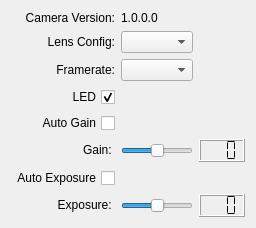
<?xml version="1.0" encoding="UTF-8"?>
<ui version="4.0">
 <class>UICPS3EyeCameraControlPanel</class>
 <widget class="QWidget" name="UICPS3EyeCameraControlPanel">
  <property name="geometry">
   <rect>
    <x>0</x>
    <y>0</y>
    <width>241</width>
    <height>214</height>
   </rect>
  </property>
  <property name="windowTitle">
   <string>PS3Camera Controls</string>
  </property>
  <layout class="QGridLayout" name="gridLayout">
   <item row="0" column="0">
    <widget class="QLabel" name="_cam_version">
     <property name="sizePolicy">
      <sizepolicy hsizetype="Preferred" vsizetype="Fixed">
       <horstretch>0</horstretch>
       <verstretch>0</verstretch>
      </sizepolicy>
     </property>
     <property name="text">
      <string>Camera Version:</string>
     </property>
     <property name="alignment">
      <set>Qt::AlignRight|Qt::AlignTrailing|Qt::AlignVCenter</set>
     </property>
    </widget>
   </item>
   <item row="0" column="1">
    <widget class="QLabel" name="_cam_version_label">
     <property name="sizePolicy">
      <sizepolicy hsizetype="Preferred" vsizetype="Fixed">
       <horstretch>0</horstretch>
       <verstretch>0</verstretch>
      </sizepolicy>
     </property>
     <property name="text">
      <string>1.0.0.0</string>
     </property>
    </widget>
   </item>
   <item row="1" column="0">
    <widget class="QLabel" name="_lens_config_label">
     <property name="sizePolicy">
      <sizepolicy hsizetype="Preferred" vsizetype="Fixed">
       <horstretch>0</horstretch>
       <verstretch>0</verstretch>
      </sizepolicy>
     </property>
     <property name="text">
      <string>Lens Config:</string>
     </property>
     <property name="alignment">
      <set>Qt::AlignRight|Qt::AlignTrailing|Qt::AlignVCenter</set>
     </property>
    </widget>
   </item>
   <item row="1" column="1">
    <widget class="QComboBox" name="_lens_config_cb">
     <property name="sizePolicy">
      <sizepolicy hsizetype="Preferred" vsizetype="Fixed">
       <horstretch>0</horstretch>
       <verstretch>0</verstretch>
      </sizepolicy>
     </property>
     <property name="maximumSize">
      <size>
       <width>100</width>
       <height>16777215</height>
      </size>
     </property>
    </widget>
   </item>
   <item row="2" column="0">
    <widget class="QLabel" name="_frame_rate_label">
     <property name="sizePolicy">
      <sizepolicy hsizetype="Preferred" vsizetype="Fixed">
       <horstretch>0</horstretch>
       <verstretch>0</verstretch>
      </sizepolicy>
     </property>
     <property name="text">
      <string>Framerate:</string>
     </property>
     <property name="alignment">
      <set>Qt::AlignRight|Qt::AlignTrailing|Qt::AlignVCenter</set>
     </property>
    </widget>
   </item>
   <item row="2" column="1">
    <widget class="QComboBox" name="_frame_rate_cb">
     <property name="sizePolicy">
      <sizepolicy hsizetype="Preferred" vsizetype="Fixed">
       <horstretch>0</horstretch>
       <verstretch>0</verstretch>
      </sizepolicy>
     </property>
     <property name="maximumSize">
      <size>
       <width>100</width>
       <height>16777215</height>
      </size>
     </property>
    </widget>
   </item>
   <item row="3" column="0">
    <widget class="QCheckBox" name="_led_cb">
     <property name="sizePolicy">
      <sizepolicy hsizetype="Preferred" vsizetype="Fixed">
       <horstretch>0</horstretch>
       <verstretch>0</verstretch>
      </sizepolicy>
     </property>
     <property name="layoutDirection">
      <enum>Qt::RightToLeft</enum>
     </property>
     <property name="text">
      <string>LED</string>
     </property>
     <property name="checked">
      <bool>true</bool>
     </property>
    </widget>
   </item>
   <item row="4" column="0">
    <widget class="QCheckBox" name="_agc_cb">
     <property name="sizePolicy">
      <sizepolicy hsizetype="Preferred" vsizetype="Fixed">
       <horstretch>0</horstretch>
       <verstretch>0</verstretch>
      </sizepolicy>
     </property>
     <property name="layoutDirection">
      <enum>Qt::RightToLeft</enum>
     </property>
     <property name="text">
      <string>Auto Gain</string>
     </property>
    </widget>
   </item>
   <item row="5" column="0">
    <widget class="QLabel" name="_gain_label">
     <property name="sizePolicy">
      <sizepolicy hsizetype="Preferred" vsizetype="Fixed">
       <horstretch>0</horstretch>
       <verstretch>0</verstretch>
      </sizepolicy>
     </property>
     <property name="text">
      <string>Gain: </string>
     </property>
     <property name="alignment">
      <set>Qt::AlignRight|Qt::AlignTrailing|Qt::AlignVCenter</set>
     </property>
    </widget>
   </item>
   <item row="5" column="1">
    <widget class="QSlider" name="_gain_slider">
     <property name="enabled">
      <bool>true</bool>
     </property>
     <property name="sizePolicy">
      <sizepolicy hsizetype="Expanding" vsizetype="Fixed">
       <horstretch>0</horstretch>
       <verstretch>0</verstretch>
      </sizepolicy>
     </property>
     <property name="minimumSize">
      <size>
       <width>60</width>
       <height>0</height>
      </size>
     </property>
     <property name="maximum">
      <number>79</number>
     </property>
     <property name="pageStep">
      <number>5</number>
     </property>
     <property name="sliderPosition">
      <number>40</number>
     </property>
     <property name="orientation">
      <enum>Qt::Horizontal</enum>
     </property>
     <property name="tickPosition">
      <enum>QSlider::NoTicks</enum>
     </property>
     <property name="tickInterval">
      <number>10</number>
     </property>
    </widget>
   </item>
   <item row="5" column="2">
    <widget class="QLCDNumber" name="_gain_lcd">
     <property name="enabled">
      <bool>true</bool>
     </property>
     <property name="sizePolicy">
      <sizepolicy hsizetype="Minimum" vsizetype="Fixed">
       <horstretch>0</horstretch>
       <verstretch>0</verstretch>
      </sizepolicy>
     </property>
     <property name="numDigits">
      <number>3</number>
     </property>
     <property name="segmentStyle">
      <enum>QLCDNumber::Flat</enum>
     </property>
    </widget>
   </item>
   <item row="6" column="0">
    <widget class="QCheckBox" name="_aec_cb">
     <property name="sizePolicy">
      <sizepolicy hsizetype="Minimum" vsizetype="Fixed">
       <horstretch>0</horstretch>
       <verstretch>0</verstretch>
      </sizepolicy>
     </property>
     <property name="layoutDirection">
      <enum>Qt::RightToLeft</enum>
     </property>
     <property name="text">
      <string>Auto Exposure</string>
     </property>
     <property name="checked">
      <bool>false</bool>
     </property>
    </widget>
   </item>
   <item row="7" column="0">
    <widget class="QLabel" name="_exp_label">
     <property name="sizePolicy">
      <sizepolicy hsizetype="Preferred" vsizetype="Fixed">
       <horstretch>0</horstretch>
       <verstretch>0</verstretch>
      </sizepolicy>
     </property>
     <property name="text">
      <string>Exposure: </string>
     </property>
     <property name="alignment">
      <set>Qt::AlignRight|Qt::AlignTrailing|Qt::AlignVCenter</set>
     </property>
    </widget>
   </item>
   <item row="7" column="1">
    <widget class="QSlider" name="_exp_slider">
     <property name="enabled">
      <bool>true</bool>
     </property>
     <property name="sizePolicy">
      <sizepolicy hsizetype="Expanding" vsizetype="Fixed">
       <horstretch>0</horstretch>
       <verstretch>0</verstretch>
      </sizepolicy>
     </property>
     <property name="minimumSize">
      <size>
       <width>60</width>
       <height>0</height>
      </size>
     </property>
     <property name="maximum">
      <number>255</number>
     </property>
     <property name="pageStep">
      <number>5</number>
     </property>
     <property name="value">
      <number>128</number>
     </property>
     <property name="orientation">
      <enum>Qt::Horizontal</enum>
     </property>
     <property name="invertedAppearance">
      <bool>false</bool>
     </property>
     <property name="tickPosition">
      <enum>QSlider::NoTicks</enum>
     </property>
     <property name="tickInterval">
      <number>10</number>
     </property>
    </widget>
   </item>
   <item row="7" column="2">
    <widget class="QLCDNumber" name="_exp_lcd">
     <property name="enabled">
      <bool>true</bool>
     </property>
     <property name="sizePolicy">
      <sizepolicy hsizetype="Minimum" vsizetype="Fixed">
       <horstretch>0</horstretch>
       <verstretch>0</verstretch>
      </sizepolicy>
     </property>
     <property name="numDigits">
      <number>3</number>
     </property>
     <property name="segmentStyle">
      <enum>QLCDNumber::Flat</enum>
     </property>
    </widget>
   </item>
  </layout>
 </widget>
 <resources/>
 <connections>
  <connection>
   <sender>_agc_cb</sender>
   <signal>toggled(bool)</signal>
   <receiver>_gain_slider</receiver>
   <slot>setDisabled(bool)</slot>
   <hints>
    <hint type="sourcelabel">
     <x>95</x>
     <y>256</y>
    </hint>
    <hint type="destinationlabel">
     <x>156</x>
     <y>315</y>
    </hint>
   </hints>
  </connection>
  <connection>
   <sender>_agc_cb</sender>
   <signal>toggled(bool)</signal>
   <receiver>_gain_lcd</receiver>
   <slot>setDisabled(bool)</slot>
   <hints>
    <hint type="sourcelabel">
     <x>72</x>
     <y>260</y>
    </hint>
    <hint type="destinationlabel">
     <x>566</x>
     <y>312</y>
    </hint>
   </hints>
  </connection>
  <connection>
   <sender>_agc_cb</sender>
   <signal>toggled(bool)</signal>
   <receiver>_gain_label</receiver>
   <slot>setDisabled(bool)</slot>
   <hints>
    <hint type="sourcelabel">
     <x>48</x>
     <y>262</y>
    </hint>
    <hint type="destinationlabel">
     <x>85</x>
     <y>313</y>
    </hint>
   </hints>
  </connection>
  <connection>
   <sender>_aec_cb</sender>
   <signal>toggled(bool)</signal>
   <receiver>_exp_label</receiver>
   <slot>setDisabled(bool)</slot>
   <hints>
    <hint type="sourcelabel">
     <x>62</x>
     <y>370</y>
    </hint>
    <hint type="destinationlabel">
     <x>70</x>
     <y>421</y>
    </hint>
   </hints>
  </connection>
  <connection>
   <sender>_aec_cb</sender>
   <signal>toggled(bool)</signal>
   <receiver>_exp_slider</receiver>
   <slot>setDisabled(bool)</slot>
   <hints>
    <hint type="sourcelabel">
     <x>42</x>
     <y>371</y>
    </hint>
    <hint type="destinationlabel">
     <x>198</x>
     <y>427</y>
    </hint>
   </hints>
  </connection>
  <connection>
   <sender>_aec_cb</sender>
   <signal>toggled(bool)</signal>
   <receiver>_exp_lcd</receiver>
   <slot>setDisabled(bool)</slot>
   <hints>
    <hint type="sourcelabel">
     <x>24</x>
     <y>372</y>
    </hint>
    <hint type="destinationlabel">
     <x>586</x>
     <y>422</y>
    </hint>
   </hints>
  </connection>
  <connection>
   <sender>_gain_slider</sender>
   <signal>valueChanged(int)</signal>
   <receiver>_gain_lcd</receiver>
   <slot>display(int)</slot>
   <hints>
    <hint type="sourcelabel">
     <x>403</x>
     <y>319</y>
    </hint>
    <hint type="destinationlabel">
     <x>607</x>
     <y>319</y>
    </hint>
   </hints>
  </connection>
  <connection>
   <sender>_exp_slider</sender>
   <signal>valueChanged(int)</signal>
   <receiver>_exp_lcd</receiver>
   <slot>display(int)</slot>
   <hints>
    <hint type="sourcelabel">
     <x>359</x>
     <y>418</y>
    </hint>
    <hint type="destinationlabel">
     <x>566</x>
     <y>426</y>
    </hint>
   </hints>
  </connection>
  <connection>
   <sender>_led_cb</sender>
   <signal>clicked()</signal>
   <receiver>UICPS3EyeCameraControlPanel</receiver>
   <slot>ledChangedSlot()</slot>
   <hints>
    <hint type="sourcelabel">
     <x>54</x>
     <y>205</y>
    </hint>
    <hint type="destinationlabel">
     <x>133</x>
     <y>208</y>
    </hint>
   </hints>
  </connection>
  <connection>
   <sender>_agc_cb</sender>
   <signal>clicked()</signal>
   <receiver>UICPS3EyeCameraControlPanel</receiver>
   <slot>autoAGCChangedSlot()</slot>
   <hints>
    <hint type="sourcelabel">
     <x>47</x>
     <y>252</y>
    </hint>
    <hint type="destinationlabel">
     <x>167</x>
     <y>261</y>
    </hint>
   </hints>
  </connection>
  <connection>
   <sender>_aec_cb</sender>
   <signal>clicked()</signal>
   <receiver>UICPS3EyeCameraControlPanel</receiver>
   <slot>autoAECChangedSlot()</slot>
   <hints>
    <hint type="sourcelabel">
     <x>101</x>
     <y>368</y>
    </hint>
    <hint type="destinationlabel">
     <x>186</x>
     <y>364</y>
    </hint>
   </hints>
  </connection>
  <connection>
   <sender>_gain_slider</sender>
   <signal>valueChanged(int)</signal>
   <receiver>UICPS3EyeCameraControlPanel</receiver>
   <slot>setGainChangedSlot(int)</slot>
   <hints>
    <hint type="sourcelabel">
     <x>421</x>
     <y>314</y>
    </hint>
    <hint type="destinationlabel">
     <x>574</x>
     <y>244</y>
    </hint>
   </hints>
  </connection>
  <connection>
   <sender>_exp_slider</sender>
   <signal>valueChanged(int)</signal>
   <receiver>UICPS3EyeCameraControlPanel</receiver>
   <slot>setExposureChangedSlot(int)</slot>
   <hints>
    <hint type="sourcelabel">
     <x>446</x>
     <y>420</y>
    </hint>
    <hint type="destinationlabel">
     <x>554</x>
     <y>348</y>
    </hint>
   </hints>
  </connection>
 </connections>
 <slots>
  <slot>lensConfigChangedSlot(int)</slot>
  <slot>frameRateChangedSlot(int)</slot>
  <slot>ledChangedSlot()</slot>
  <slot>autoAGCChangedSlot()</slot>
  <slot>autoAECChangedSlot()</slot>
  <slot>setGainChangedSlot(int)</slot>
  <slot>setExposureChangedSlot(int)</slot>
 </slots>
</ui>
